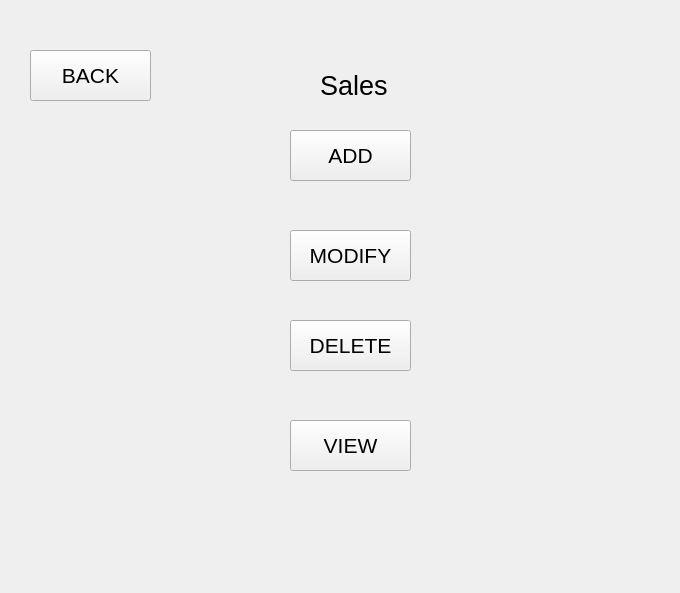
<?xml version="1.0" encoding="UTF-8"?>
<ui version="4.0">
 <class>sales_operations</class>
 <widget class="QWidget" name="sales_operations">
  <property name="geometry">
   <rect>
    <x>0</x>
    <y>0</y>
    <width>680</width>
    <height>593</height>
   </rect>
  </property>
  <property name="font">
   <font>
    <pointsize>16</pointsize>
   </font>
  </property>
  <property name="windowTitle">
   <string>Form</string>
  </property>
  <widget class="QPushButton" name="back">
   <property name="geometry">
    <rect>
     <x>30</x>
     <y>50</y>
     <width>121</width>
     <height>51</height>
    </rect>
   </property>
   <property name="font">
    <font>
     <pointsize>16</pointsize>
    </font>
   </property>
   <property name="text">
    <string>BACK</string>
   </property>
  </widget>
  <widget class="QPushButton" name="sales_add">
   <property name="geometry">
    <rect>
     <x>290</x>
     <y>130</y>
     <width>121</width>
     <height>51</height>
    </rect>
   </property>
   <property name="font">
    <font>
     <pointsize>16</pointsize>
    </font>
   </property>
   <property name="text">
    <string>ADD</string>
   </property>
  </widget>
  <widget class="QPushButton" name="sales_modify">
   <property name="geometry">
    <rect>
     <x>290</x>
     <y>230</y>
     <width>121</width>
     <height>51</height>
    </rect>
   </property>
   <property name="font">
    <font>
     <pointsize>16</pointsize>
    </font>
   </property>
   <property name="text">
    <string>MODIFY</string>
   </property>
  </widget>
  <widget class="QPushButton" name="sales_delete">
   <property name="geometry">
    <rect>
     <x>290</x>
     <y>320</y>
     <width>121</width>
     <height>51</height>
    </rect>
   </property>
   <property name="font">
    <font>
     <pointsize>16</pointsize>
    </font>
   </property>
   <property name="text">
    <string>DELETE</string>
   </property>
  </widget>
  <widget class="QPushButton" name="sales_view">
   <property name="geometry">
    <rect>
     <x>290</x>
     <y>420</y>
     <width>121</width>
     <height>51</height>
    </rect>
   </property>
   <property name="text">
    <string>VIEW</string>
   </property>
  </widget>
  <widget class="QLabel" name="sales">
   <property name="geometry">
    <rect>
     <x>320</x>
     <y>60</y>
     <width>131</width>
     <height>51</height>
    </rect>
   </property>
   <property name="font">
    <font>
     <pointsize>20</pointsize>
    </font>
   </property>
   <property name="text">
    <string>Sales</string>
   </property>
  </widget>
 </widget>
 <resources/>
 <connections/>
</ui>
